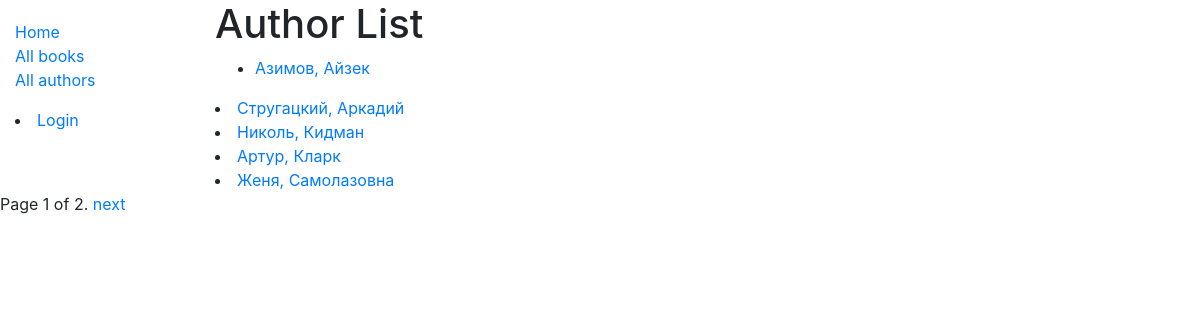
Screenshot of /catalog/authors/ with the database file from the repository.
### catalog/models.py (models this page shows, shortened)
class Author(models.Model):
    first_name = models.CharField(max_length=100)
    last_name = models.CharField(max_length=100)
    date_of_birth = models.DateField(null=True, blank=True)
    date_of_death = models.DateField('Died', null=True, blank=True)
    class Meta:
        ordering = ['last_name', 'first_name']
    def get_absolute_url(self):
        return reverse('author-detail', args=[str(self.id)])

### catalog/views.py (the view)
# urls.py: path('authors/', views.AuthorListView.as_view(), name='authors'),
class AuthorListView(generic.ListView):
    model = Author
    paginate_by = 5

### catalog/templates/catalog/author_list.html (shortened to what this page needs)
{% extends "base_generic.html" %}
{% block content %}
  <h1>Author List</h1>
  {% if author_list %}
  <ul>
    {% for author in author_list %}
      <li>
        <a href="{{ author.get_absolute_url }}">{{ author.first_name }}, {{ author.last_name }}</a>
      </li>
  </ul>
  {% endfor %}
  {% else %}
    <p>There are no authors in the library.</p>
  {% endif %}
{% endblock %}

### rows the page displays
Author: first_name "Азимов", last_name "Айзек"
Author: first_name "Стругацкий", last_name "Аркадий"
Author: first_name "Николь", last_name "Кидман"
Author: first_name "Артур", last_name "Кларк"
Author: first_name "Женя", last_name "Самолазовна"

### other values shown
{{ page_obj.number }} "1"
{{ page_obj.paginator.num_pages }} "2"
